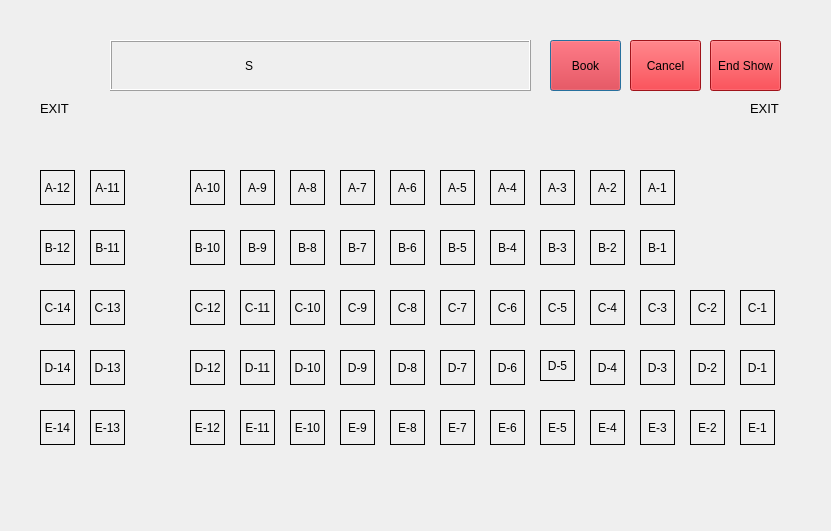
<?xml version="1.0" encoding="UTF-8"?>
<ui version="4.0">
 <class>Ticket</class>
 <widget class="QDialog" name="Ticket">
  <property name="geometry">
   <rect>
    <x>0</x>
    <y>0</y>
    <width>831</width>
    <height>531</height>
   </rect>
  </property>
  <property name="windowTitle">
   <string>Dialog</string>
  </property>
  <widget class="QLabel" name="lblC6">
   <property name="geometry">
    <rect>
     <x>490</x>
     <y>290</y>
     <width>35</width>
     <height>35</height>
    </rect>
   </property>
   <property name="frameShape">
    <enum>QFrame::Box</enum>
   </property>
   <property name="text">
    <string>C-6</string>
   </property>
   <property name="alignment">
    <set>Qt::AlignCenter</set>
   </property>
  </widget>
  <widget class="QLabel" name="lblB8">
   <property name="geometry">
    <rect>
     <x>290</x>
     <y>230</y>
     <width>35</width>
     <height>35</height>
    </rect>
   </property>
   <property name="frameShape">
    <enum>QFrame::Box</enum>
   </property>
   <property name="text">
    <string>B-8</string>
   </property>
   <property name="alignment">
    <set>Qt::AlignCenter</set>
   </property>
  </widget>
  <widget class="QLabel" name="lblE12">
   <property name="geometry">
    <rect>
     <x>190</x>
     <y>410</y>
     <width>35</width>
     <height>35</height>
    </rect>
   </property>
   <property name="frameShape">
    <enum>QFrame::Box</enum>
   </property>
   <property name="text">
    <string>E-12</string>
   </property>
   <property name="alignment">
    <set>Qt::AlignCenter</set>
   </property>
  </widget>
  <widget class="QLabel" name="lblD8">
   <property name="geometry">
    <rect>
     <x>390</x>
     <y>350</y>
     <width>35</width>
     <height>35</height>
    </rect>
   </property>
   <property name="frameShape">
    <enum>QFrame::Box</enum>
   </property>
   <property name="text">
    <string>D-8</string>
   </property>
   <property name="alignment">
    <set>Qt::AlignCenter</set>
   </property>
  </widget>
  <widget class="QLabel" name="lblInfoImage">
   <property name="geometry">
    <rect>
     <x>360</x>
     <y>453</y>
     <width>101</width>
     <height>41</height>
    </rect>
   </property>
   <property name="text">
    <string/>
   </property>
  </widget>
  <widget class="QLabel" name="lblA7">
   <property name="geometry">
    <rect>
     <x>340</x>
     <y>170</y>
     <width>35</width>
     <height>35</height>
    </rect>
   </property>
   <property name="frameShape">
    <enum>QFrame::Box</enum>
   </property>
   <property name="text">
    <string>A-7</string>
   </property>
   <property name="alignment">
    <set>Qt::AlignCenter</set>
   </property>
  </widget>
  <widget class="QLabel" name="lblC14">
   <property name="geometry">
    <rect>
     <x>40</x>
     <y>290</y>
     <width>35</width>
     <height>35</height>
    </rect>
   </property>
   <property name="frameShape">
    <enum>QFrame::Box</enum>
   </property>
   <property name="text">
    <string>C-14</string>
   </property>
   <property name="alignment">
    <set>Qt::AlignCenter</set>
   </property>
  </widget>
  <widget class="QLabel" name="lblC4">
   <property name="geometry">
    <rect>
     <x>590</x>
     <y>290</y>
     <width>35</width>
     <height>35</height>
    </rect>
   </property>
   <property name="frameShape">
    <enum>QFrame::Box</enum>
   </property>
   <property name="text">
    <string>C-4</string>
   </property>
   <property name="alignment">
    <set>Qt::AlignCenter</set>
   </property>
  </widget>
  <widget class="QLabel" name="lblD3">
   <property name="geometry">
    <rect>
     <x>640</x>
     <y>350</y>
     <width>35</width>
     <height>35</height>
    </rect>
   </property>
   <property name="frameShape">
    <enum>QFrame::Box</enum>
   </property>
   <property name="text">
    <string>D-3</string>
   </property>
   <property name="alignment">
    <set>Qt::AlignCenter</set>
   </property>
  </widget>
  <widget class="QLabel" name="lblB12">
   <property name="geometry">
    <rect>
     <x>40</x>
     <y>230</y>
     <width>35</width>
     <height>35</height>
    </rect>
   </property>
   <property name="frameShape">
    <enum>QFrame::Box</enum>
   </property>
   <property name="text">
    <string>B-12</string>
   </property>
   <property name="alignment">
    <set>Qt::AlignCenter</set>
   </property>
  </widget>
  <widget class="QLabel" name="lblA4">
   <property name="geometry">
    <rect>
     <x>490</x>
     <y>170</y>
     <width>35</width>
     <height>35</height>
    </rect>
   </property>
   <property name="frameShape">
    <enum>QFrame::Box</enum>
   </property>
   <property name="text">
    <string>A-4</string>
   </property>
   <property name="alignment">
    <set>Qt::AlignCenter</set>
   </property>
  </widget>
  <widget class="QPushButton" name="btnBook">
   <property name="geometry">
    <rect>
     <x>550</x>
     <y>40</y>
     <width>71</width>
     <height>51</height>
    </rect>
   </property>
   <property name="styleSheet">
    <string notr="true">font: 700 11pt &quot;Instagram Sans&quot;;
background-color: rgb(224, 27, 36);</string>
   </property>
   <property name="text">
    <string>Book</string>
   </property>
  </widget>
  <widget class="QLabel" name="lblE5">
   <property name="geometry">
    <rect>
     <x>540</x>
     <y>410</y>
     <width>35</width>
     <height>35</height>
    </rect>
   </property>
   <property name="frameShape">
    <enum>QFrame::Box</enum>
   </property>
   <property name="text">
    <string>E-5</string>
   </property>
   <property name="alignment">
    <set>Qt::AlignCenter</set>
   </property>
  </widget>
  <widget class="QLabel" name="lblD1">
   <property name="geometry">
    <rect>
     <x>740</x>
     <y>350</y>
     <width>35</width>
     <height>35</height>
    </rect>
   </property>
   <property name="frameShape">
    <enum>QFrame::Box</enum>
   </property>
   <property name="text">
    <string>D-1</string>
   </property>
   <property name="alignment">
    <set>Qt::AlignCenter</set>
   </property>
  </widget>
  <widget class="QLabel" name="lblB1">
   <property name="geometry">
    <rect>
     <x>640</x>
     <y>230</y>
     <width>35</width>
     <height>35</height>
    </rect>
   </property>
   <property name="frameShape">
    <enum>QFrame::Box</enum>
   </property>
   <property name="text">
    <string>B-1</string>
   </property>
   <property name="alignment">
    <set>Qt::AlignCenter</set>
   </property>
  </widget>
  <widget class="QLabel" name="lblC9">
   <property name="geometry">
    <rect>
     <x>340</x>
     <y>290</y>
     <width>35</width>
     <height>35</height>
    </rect>
   </property>
   <property name="frameShape">
    <enum>QFrame::Box</enum>
   </property>
   <property name="text">
    <string>C-9</string>
   </property>
   <property name="alignment">
    <set>Qt::AlignCenter</set>
   </property>
  </widget>
  <widget class="QLabel" name="lblB2">
   <property name="geometry">
    <rect>
     <x>590</x>
     <y>230</y>
     <width>35</width>
     <height>35</height>
    </rect>
   </property>
   <property name="frameShape">
    <enum>QFrame::Box</enum>
   </property>
   <property name="text">
    <string>B-2</string>
   </property>
   <property name="alignment">
    <set>Qt::AlignCenter</set>
   </property>
  </widget>
  <widget class="QPushButton" name="btnReset">
   <property name="geometry">
    <rect>
     <x>710</x>
     <y>40</y>
     <width>71</width>
     <height>51</height>
    </rect>
   </property>
   <property name="styleSheet">
    <string notr="true">background-color: rgb(224, 27, 36);
font: 700 11pt &quot;Instagram Sans&quot;;</string>
   </property>
   <property name="text">
    <string>End Show</string>
   </property>
  </widget>
  <widget class="QLabel" name="lblA9">
   <property name="geometry">
    <rect>
     <x>240</x>
     <y>170</y>
     <width>35</width>
     <height>35</height>
    </rect>
   </property>
   <property name="frameShape">
    <enum>QFrame::Box</enum>
   </property>
   <property name="text">
    <string>A-9</string>
   </property>
   <property name="alignment">
    <set>Qt::AlignCenter</set>
   </property>
  </widget>
  <widget class="QLabel" name="lblB10">
   <property name="geometry">
    <rect>
     <x>190</x>
     <y>230</y>
     <width>35</width>
     <height>35</height>
    </rect>
   </property>
   <property name="frameShape">
    <enum>QFrame::Box</enum>
   </property>
   <property name="text">
    <string>B-10</string>
   </property>
   <property name="alignment">
    <set>Qt::AlignCenter</set>
   </property>
  </widget>
  <widget class="QLabel" name="lblD7">
   <property name="geometry">
    <rect>
     <x>440</x>
     <y>350</y>
     <width>35</width>
     <height>35</height>
    </rect>
   </property>
   <property name="frameShape">
    <enum>QFrame::Box</enum>
   </property>
   <property name="text">
    <string>D-7</string>
   </property>
   <property name="alignment">
    <set>Qt::AlignCenter</set>
   </property>
  </widget>
  <widget class="QLabel" name="lblB7">
   <property name="geometry">
    <rect>
     <x>340</x>
     <y>230</y>
     <width>35</width>
     <height>35</height>
    </rect>
   </property>
   <property name="frameShape">
    <enum>QFrame::Box</enum>
   </property>
   <property name="text">
    <string>B-7</string>
   </property>
   <property name="alignment">
    <set>Qt::AlignCenter</set>
   </property>
  </widget>
  <widget class="QLabel" name="lblE6">
   <property name="geometry">
    <rect>
     <x>490</x>
     <y>410</y>
     <width>35</width>
     <height>35</height>
    </rect>
   </property>
   <property name="frameShape">
    <enum>QFrame::Box</enum>
   </property>
   <property name="text">
    <string>E-6</string>
   </property>
   <property name="alignment">
    <set>Qt::AlignCenter</set>
   </property>
  </widget>
  <widget class="QLabel" name="lblD9">
   <property name="geometry">
    <rect>
     <x>340</x>
     <y>350</y>
     <width>35</width>
     <height>35</height>
    </rect>
   </property>
   <property name="frameShape">
    <enum>QFrame::Box</enum>
   </property>
   <property name="text">
    <string>D-9</string>
   </property>
   <property name="alignment">
    <set>Qt::AlignCenter</set>
   </property>
  </widget>
  <widget class="QLabel" name="lblE11">
   <property name="geometry">
    <rect>
     <x>240</x>
     <y>410</y>
     <width>35</width>
     <height>35</height>
    </rect>
   </property>
   <property name="frameShape">
    <enum>QFrame::Box</enum>
   </property>
   <property name="text">
    <string>E-11</string>
   </property>
   <property name="alignment">
    <set>Qt::AlignCenter</set>
   </property>
  </widget>
  <widget class="QLabel" name="lblC1">
   <property name="geometry">
    <rect>
     <x>740</x>
     <y>290</y>
     <width>35</width>
     <height>35</height>
    </rect>
   </property>
   <property name="frameShape">
    <enum>QFrame::Box</enum>
   </property>
   <property name="text">
    <string>C-1</string>
   </property>
   <property name="alignment">
    <set>Qt::AlignCenter</set>
   </property>
  </widget>
  <widget class="QLabel" name="lblA8">
   <property name="geometry">
    <rect>
     <x>290</x>
     <y>170</y>
     <width>35</width>
     <height>35</height>
    </rect>
   </property>
   <property name="frameShape">
    <enum>QFrame::Box</enum>
   </property>
   <property name="text">
    <string>A-8</string>
   </property>
   <property name="alignment">
    <set>Qt::AlignCenter</set>
   </property>
  </widget>
  <widget class="QLabel" name="lblD4">
   <property name="geometry">
    <rect>
     <x>590</x>
     <y>350</y>
     <width>35</width>
     <height>35</height>
    </rect>
   </property>
   <property name="frameShape">
    <enum>QFrame::Box</enum>
   </property>
   <property name="text">
    <string>D-4</string>
   </property>
   <property name="alignment">
    <set>Qt::AlignCenter</set>
   </property>
  </widget>
  <widget class="QLabel" name="lblE7">
   <property name="geometry">
    <rect>
     <x>440</x>
     <y>410</y>
     <width>35</width>
     <height>35</height>
    </rect>
   </property>
   <property name="frameShape">
    <enum>QFrame::Box</enum>
   </property>
   <property name="text">
    <string>E-7</string>
   </property>
   <property name="alignment">
    <set>Qt::AlignCenter</set>
   </property>
  </widget>
  <widget class="QLabel" name="lblD10">
   <property name="geometry">
    <rect>
     <x>290</x>
     <y>350</y>
     <width>35</width>
     <height>35</height>
    </rect>
   </property>
   <property name="frameShape">
    <enum>QFrame::Box</enum>
   </property>
   <property name="text">
    <string>D-10</string>
   </property>
   <property name="alignment">
    <set>Qt::AlignCenter</set>
   </property>
  </widget>
  <widget class="QLabel" name="lblB6">
   <property name="geometry">
    <rect>
     <x>390</x>
     <y>230</y>
     <width>35</width>
     <height>35</height>
    </rect>
   </property>
   <property name="frameShape">
    <enum>QFrame::Box</enum>
   </property>
   <property name="text">
    <string>B-6</string>
   </property>
   <property name="alignment">
    <set>Qt::AlignCenter</set>
   </property>
  </widget>
  <widget class="QLabel" name="lblB9">
   <property name="geometry">
    <rect>
     <x>240</x>
     <y>230</y>
     <width>35</width>
     <height>35</height>
    </rect>
   </property>
   <property name="frameShape">
    <enum>QFrame::Box</enum>
   </property>
   <property name="text">
    <string>B-9</string>
   </property>
   <property name="alignment">
    <set>Qt::AlignCenter</set>
   </property>
  </widget>
  <widget class="QLabel" name="lblE9">
   <property name="geometry">
    <rect>
     <x>340</x>
     <y>410</y>
     <width>35</width>
     <height>35</height>
    </rect>
   </property>
   <property name="frameShape">
    <enum>QFrame::Box</enum>
   </property>
   <property name="text">
    <string>E-9</string>
   </property>
   <property name="alignment">
    <set>Qt::AlignCenter</set>
   </property>
  </widget>
  <widget class="QLabel" name="lblA6">
   <property name="geometry">
    <rect>
     <x>390</x>
     <y>170</y>
     <width>35</width>
     <height>35</height>
    </rect>
   </property>
   <property name="frameShape">
    <enum>QFrame::Box</enum>
   </property>
   <property name="text">
    <string>A-6</string>
   </property>
   <property name="alignment">
    <set>Qt::AlignCenter</set>
   </property>
  </widget>
  <widget class="QLabel" name="lblC5">
   <property name="geometry">
    <rect>
     <x>540</x>
     <y>290</y>
     <width>35</width>
     <height>35</height>
    </rect>
   </property>
   <property name="frameShape">
    <enum>QFrame::Box</enum>
   </property>
   <property name="text">
    <string>C-5</string>
   </property>
   <property name="alignment">
    <set>Qt::AlignCenter</set>
   </property>
  </widget>
  <widget class="QLabel" name="label_2">
   <property name="geometry">
    <rect>
     <x>40</x>
     <y>100</y>
     <width>31</width>
     <height>16</height>
    </rect>
   </property>
   <property name="font">
    <font>
     <pointsize>10</pointsize>
    </font>
   </property>
   <property name="text">
    <string>EXIT</string>
   </property>
  </widget>
  <widget class="QLabel" name="lblB11">
   <property name="geometry">
    <rect>
     <x>90</x>
     <y>230</y>
     <width>35</width>
     <height>35</height>
    </rect>
   </property>
   <property name="frameShape">
    <enum>QFrame::Box</enum>
   </property>
   <property name="text">
    <string>B-11</string>
   </property>
   <property name="alignment">
    <set>Qt::AlignCenter</set>
   </property>
  </widget>
  <widget class="QLabel" name="lblA1">
   <property name="geometry">
    <rect>
     <x>640</x>
     <y>170</y>
     <width>35</width>
     <height>35</height>
    </rect>
   </property>
   <property name="frameShape">
    <enum>QFrame::Box</enum>
   </property>
   <property name="text">
    <string>A-1</string>
   </property>
   <property name="alignment">
    <set>Qt::AlignCenter</set>
   </property>
  </widget>
  <widget class="QLabel" name="lblE4">
   <property name="geometry">
    <rect>
     <x>590</x>
     <y>410</y>
     <width>35</width>
     <height>35</height>
    </rect>
   </property>
   <property name="frameShape">
    <enum>QFrame::Box</enum>
   </property>
   <property name="text">
    <string>E-4</string>
   </property>
   <property name="alignment">
    <set>Qt::AlignCenter</set>
   </property>
  </widget>
  <widget class="QLabel" name="lblE10">
   <property name="geometry">
    <rect>
     <x>290</x>
     <y>410</y>
     <width>35</width>
     <height>35</height>
    </rect>
   </property>
   <property name="frameShape">
    <enum>QFrame::Box</enum>
   </property>
   <property name="text">
    <string>E-10</string>
   </property>
   <property name="alignment">
    <set>Qt::AlignCenter</set>
   </property>
  </widget>
  <widget class="QLabel" name="lblD2">
   <property name="geometry">
    <rect>
     <x>690</x>
     <y>350</y>
     <width>35</width>
     <height>35</height>
    </rect>
   </property>
   <property name="frameShape">
    <enum>QFrame::Box</enum>
   </property>
   <property name="text">
    <string>D-2</string>
   </property>
   <property name="alignment">
    <set>Qt::AlignCenter</set>
   </property>
  </widget>
  <widget class="QLabel" name="lblE2">
   <property name="geometry">
    <rect>
     <x>690</x>
     <y>410</y>
     <width>35</width>
     <height>35</height>
    </rect>
   </property>
   <property name="frameShape">
    <enum>QFrame::Box</enum>
   </property>
   <property name="text">
    <string>E-2</string>
   </property>
   <property name="alignment">
    <set>Qt::AlignCenter</set>
   </property>
  </widget>
  <widget class="QLabel" name="lblD12">
   <property name="geometry">
    <rect>
     <x>190</x>
     <y>350</y>
     <width>35</width>
     <height>35</height>
    </rect>
   </property>
   <property name="frameShape">
    <enum>QFrame::Box</enum>
   </property>
   <property name="text">
    <string>D-12</string>
   </property>
   <property name="alignment">
    <set>Qt::AlignCenter</set>
   </property>
  </widget>
  <widget class="QLabel" name="lblA11">
   <property name="geometry">
    <rect>
     <x>90</x>
     <y>170</y>
     <width>35</width>
     <height>35</height>
    </rect>
   </property>
   <property name="frameShape">
    <enum>QFrame::Box</enum>
   </property>
   <property name="text">
    <string>A-11</string>
   </property>
   <property name="alignment">
    <set>Qt::AlignCenter</set>
   </property>
  </widget>
  <widget class="QLabel" name="lblA12">
   <property name="geometry">
    <rect>
     <x>40</x>
     <y>170</y>
     <width>35</width>
     <height>35</height>
    </rect>
   </property>
   <property name="frameShape">
    <enum>QFrame::Box</enum>
   </property>
   <property name="text">
    <string>A-12</string>
   </property>
   <property name="alignment">
    <set>Qt::AlignCenter</set>
   </property>
  </widget>
  <widget class="QLabel" name="lblB4">
   <property name="geometry">
    <rect>
     <x>490</x>
     <y>230</y>
     <width>35</width>
     <height>35</height>
    </rect>
   </property>
   <property name="frameShape">
    <enum>QFrame::Box</enum>
   </property>
   <property name="text">
    <string>B-4</string>
   </property>
   <property name="alignment">
    <set>Qt::AlignCenter</set>
   </property>
  </widget>
  <widget class="QLabel" name="lblE8">
   <property name="geometry">
    <rect>
     <x>390</x>
     <y>410</y>
     <width>35</width>
     <height>35</height>
    </rect>
   </property>
   <property name="frameShape">
    <enum>QFrame::Box</enum>
   </property>
   <property name="text">
    <string>E-8</string>
   </property>
   <property name="alignment">
    <set>Qt::AlignCenter</set>
   </property>
  </widget>
  <widget class="QLabel" name="lblB5">
   <property name="geometry">
    <rect>
     <x>440</x>
     <y>230</y>
     <width>35</width>
     <height>35</height>
    </rect>
   </property>
   <property name="frameShape">
    <enum>QFrame::Box</enum>
   </property>
   <property name="text">
    <string>B-5</string>
   </property>
   <property name="alignment">
    <set>Qt::AlignCenter</set>
   </property>
  </widget>
  <widget class="QLabel" name="lblC13">
   <property name="geometry">
    <rect>
     <x>90</x>
     <y>290</y>
     <width>35</width>
     <height>35</height>
    </rect>
   </property>
   <property name="frameShape">
    <enum>QFrame::Box</enum>
   </property>
   <property name="text">
    <string>C-13</string>
   </property>
   <property name="alignment">
    <set>Qt::AlignCenter</set>
   </property>
  </widget>
  <widget class="QLabel" name="lblD11">
   <property name="geometry">
    <rect>
     <x>240</x>
     <y>350</y>
     <width>35</width>
     <height>35</height>
    </rect>
   </property>
   <property name="frameShape">
    <enum>QFrame::Box</enum>
   </property>
   <property name="text">
    <string>D-11</string>
   </property>
   <property name="alignment">
    <set>Qt::AlignCenter</set>
   </property>
  </widget>
  <widget class="QLabel" name="lblA5">
   <property name="geometry">
    <rect>
     <x>440</x>
     <y>170</y>
     <width>35</width>
     <height>35</height>
    </rect>
   </property>
   <property name="frameShape">
    <enum>QFrame::Box</enum>
   </property>
   <property name="text">
    <string>A-5</string>
   </property>
   <property name="alignment">
    <set>Qt::AlignCenter</set>
   </property>
  </widget>
  <widget class="QLabel" name="lblB3">
   <property name="geometry">
    <rect>
     <x>540</x>
     <y>230</y>
     <width>35</width>
     <height>35</height>
    </rect>
   </property>
   <property name="frameShape">
    <enum>QFrame::Box</enum>
   </property>
   <property name="text">
    <string>B-3</string>
   </property>
   <property name="alignment">
    <set>Qt::AlignCenter</set>
   </property>
  </widget>
  <widget class="QPushButton" name="btnCancel">
   <property name="geometry">
    <rect>
     <x>630</x>
     <y>40</y>
     <width>71</width>
     <height>51</height>
    </rect>
   </property>
   <property name="styleSheet">
    <string notr="true">background-color: rgb(224, 27, 36);
font: 700 11pt &quot;Instagram Sans&quot;;</string>
   </property>
   <property name="text">
    <string>Cancel</string>
   </property>
  </widget>
  <widget class="QLabel" name="lblC11">
   <property name="geometry">
    <rect>
     <x>240</x>
     <y>290</y>
     <width>35</width>
     <height>35</height>
    </rect>
   </property>
   <property name="frameShape">
    <enum>QFrame::Box</enum>
   </property>
   <property name="text">
    <string>C-11</string>
   </property>
   <property name="alignment">
    <set>Qt::AlignCenter</set>
   </property>
  </widget>
  <widget class="QLabel" name="lblC12">
   <property name="geometry">
    <rect>
     <x>190</x>
     <y>290</y>
     <width>35</width>
     <height>35</height>
    </rect>
   </property>
   <property name="frameShape">
    <enum>QFrame::Box</enum>
   </property>
   <property name="text">
    <string>C-12</string>
   </property>
   <property name="alignment">
    <set>Qt::AlignCenter</set>
   </property>
  </widget>
  <widget class="QLabel" name="lblC10">
   <property name="geometry">
    <rect>
     <x>290</x>
     <y>290</y>
     <width>35</width>
     <height>35</height>
    </rect>
   </property>
   <property name="frameShape">
    <enum>QFrame::Box</enum>
   </property>
   <property name="text">
    <string>C-10</string>
   </property>
   <property name="alignment">
    <set>Qt::AlignCenter</set>
   </property>
  </widget>
  <widget class="QLabel" name="lblD13">
   <property name="geometry">
    <rect>
     <x>90</x>
     <y>350</y>
     <width>35</width>
     <height>35</height>
    </rect>
   </property>
   <property name="frameShape">
    <enum>QFrame::Box</enum>
   </property>
   <property name="text">
    <string>D-13</string>
   </property>
   <property name="alignment">
    <set>Qt::AlignCenter</set>
   </property>
  </widget>
  <widget class="QLabel" name="lblE13">
   <property name="geometry">
    <rect>
     <x>90</x>
     <y>410</y>
     <width>35</width>
     <height>35</height>
    </rect>
   </property>
   <property name="frameShape">
    <enum>QFrame::Box</enum>
   </property>
   <property name="text">
    <string>E-13</string>
   </property>
   <property name="alignment">
    <set>Qt::AlignCenter</set>
   </property>
  </widget>
  <widget class="QLabel" name="lblC8">
   <property name="geometry">
    <rect>
     <x>390</x>
     <y>290</y>
     <width>35</width>
     <height>35</height>
    </rect>
   </property>
   <property name="frameShape">
    <enum>QFrame::Box</enum>
   </property>
   <property name="text">
    <string>C-8</string>
   </property>
   <property name="alignment">
    <set>Qt::AlignCenter</set>
   </property>
  </widget>
  <widget class="QLabel" name="lblE1">
   <property name="geometry">
    <rect>
     <x>740</x>
     <y>410</y>
     <width>35</width>
     <height>35</height>
    </rect>
   </property>
   <property name="frameShape">
    <enum>QFrame::Box</enum>
   </property>
   <property name="text">
    <string>E-1</string>
   </property>
   <property name="alignment">
    <set>Qt::AlignCenter</set>
   </property>
  </widget>
  <widget class="QLabel" name="lblD14">
   <property name="geometry">
    <rect>
     <x>40</x>
     <y>350</y>
     <width>35</width>
     <height>35</height>
    </rect>
   </property>
   <property name="frameShape">
    <enum>QFrame::Box</enum>
   </property>
   <property name="text">
    <string>D-14</string>
   </property>
   <property name="alignment">
    <set>Qt::AlignCenter</set>
   </property>
  </widget>
  <widget class="QLabel" name="lblC7">
   <property name="geometry">
    <rect>
     <x>440</x>
     <y>290</y>
     <width>35</width>
     <height>35</height>
    </rect>
   </property>
   <property name="frameShape">
    <enum>QFrame::Box</enum>
   </property>
   <property name="text">
    <string>C-7</string>
   </property>
   <property name="alignment">
    <set>Qt::AlignCenter</set>
   </property>
  </widget>
  <widget class="QLabel" name="lblD5">
   <property name="geometry">
    <rect>
     <x>540</x>
     <y>350</y>
     <width>35</width>
     <height>31</height>
    </rect>
   </property>
   <property name="frameShape">
    <enum>QFrame::Box</enum>
   </property>
   <property name="text">
    <string>D-5</string>
   </property>
   <property name="alignment">
    <set>Qt::AlignCenter</set>
   </property>
  </widget>
  <widget class="QLabel" name="lblE14">
   <property name="geometry">
    <rect>
     <x>40</x>
     <y>410</y>
     <width>35</width>
     <height>35</height>
    </rect>
   </property>
   <property name="frameShape">
    <enum>QFrame::Box</enum>
   </property>
   <property name="text">
    <string>E-14</string>
   </property>
   <property name="alignment">
    <set>Qt::AlignCenter</set>
   </property>
  </widget>
  <widget class="QLabel" name="label">
   <property name="geometry">
    <rect>
     <x>750</x>
     <y>100</y>
     <width>31</width>
     <height>16</height>
    </rect>
   </property>
   <property name="font">
    <font>
     <pointsize>10</pointsize>
    </font>
   </property>
   <property name="text">
    <string>EXIT</string>
   </property>
  </widget>
  <widget class="QLabel" name="lblD6">
   <property name="geometry">
    <rect>
     <x>490</x>
     <y>350</y>
     <width>35</width>
     <height>35</height>
    </rect>
   </property>
   <property name="frameShape">
    <enum>QFrame::Box</enum>
   </property>
   <property name="text">
    <string>D-6</string>
   </property>
   <property name="alignment">
    <set>Qt::AlignCenter</set>
   </property>
  </widget>
  <widget class="QLabel" name="lblE3">
   <property name="geometry">
    <rect>
     <x>640</x>
     <y>410</y>
     <width>35</width>
     <height>35</height>
    </rect>
   </property>
   <property name="frameShape">
    <enum>QFrame::Box</enum>
   </property>
   <property name="text">
    <string>E-3</string>
   </property>
   <property name="alignment">
    <set>Qt::AlignCenter</set>
   </property>
  </widget>
  <widget class="QLabel" name="lblA3">
   <property name="geometry">
    <rect>
     <x>540</x>
     <y>170</y>
     <width>35</width>
     <height>35</height>
    </rect>
   </property>
   <property name="frameShape">
    <enum>QFrame::Box</enum>
   </property>
   <property name="text">
    <string>A-3</string>
   </property>
   <property name="alignment">
    <set>Qt::AlignCenter</set>
   </property>
  </widget>
  <widget class="QLabel" name="lblA2">
   <property name="geometry">
    <rect>
     <x>590</x>
     <y>170</y>
     <width>35</width>
     <height>35</height>
    </rect>
   </property>
   <property name="frameShape">
    <enum>QFrame::Box</enum>
   </property>
   <property name="text">
    <string>A-2</string>
   </property>
   <property name="alignment">
    <set>Qt::AlignCenter</set>
   </property>
  </widget>
  <widget class="QLabel" name="lblC2">
   <property name="geometry">
    <rect>
     <x>690</x>
     <y>290</y>
     <width>35</width>
     <height>35</height>
    </rect>
   </property>
   <property name="frameShape">
    <enum>QFrame::Box</enum>
   </property>
   <property name="text">
    <string>C-2</string>
   </property>
   <property name="alignment">
    <set>Qt::AlignCenter</set>
   </property>
  </widget>
  <widget class="QLabel" name="lblA10">
   <property name="geometry">
    <rect>
     <x>190</x>
     <y>170</y>
     <width>35</width>
     <height>35</height>
    </rect>
   </property>
   <property name="frameShape">
    <enum>QFrame::Box</enum>
   </property>
   <property name="text">
    <string>A-10</string>
   </property>
   <property name="alignment">
    <set>Qt::AlignCenter</set>
   </property>
  </widget>
  <widget class="QLabel" name="label_3">
   <property name="geometry">
    <rect>
     <x>110</x>
     <y>40</y>
     <width>421</width>
     <height>51</height>
    </rect>
   </property>
   <property name="frameShape">
    <enum>QFrame::Box</enum>
   </property>
   <property name="frameShadow">
    <enum>QFrame::Raised</enum>
   </property>
   <property name="text">
    <string>                                        S</string>
   </property>
   <property name="alignment">
    <set>Qt::AlignJustify|Qt::AlignVCenter</set>
   </property>
  </widget>
  <widget class="QLabel" name="lblC3">
   <property name="geometry">
    <rect>
     <x>640</x>
     <y>290</y>
     <width>35</width>
     <height>35</height>
    </rect>
   </property>
   <property name="frameShape">
    <enum>QFrame::Box</enum>
   </property>
   <property name="text">
    <string>C-3</string>
   </property>
   <property name="alignment">
    <set>Qt::AlignCenter</set>
   </property>
  </widget>
 </widget>
 <resources/>
 <connections/>
</ui>
